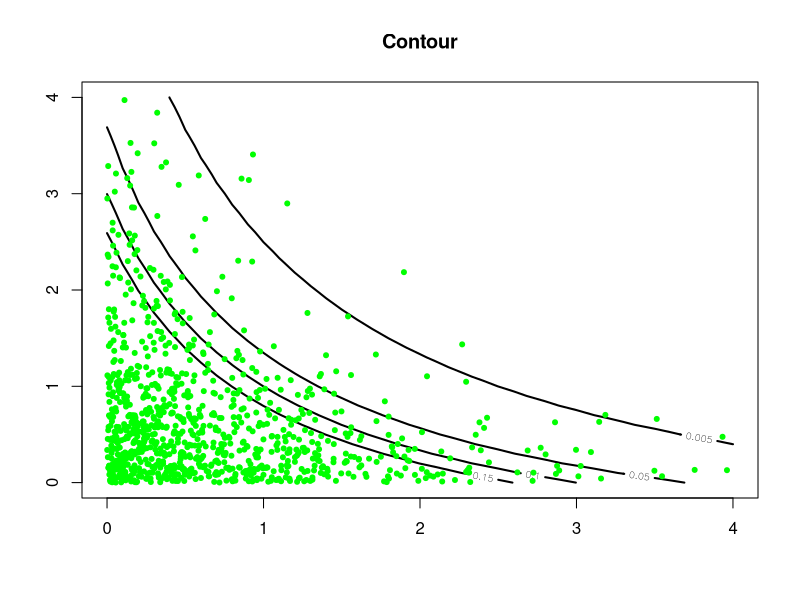

The R script that drew this image:
rm(list=ls())
graphics.off()

library(mnormt)
set.seed(1)
#f(x1,x2)=2exp(-x1*x2-x1-x2), x1>0, x2>0
#f(x1)=2/((x1+1)(exp(x1)))
#f(x2)=2/((x2+1)(exp(x2)))
#f(x1,x2)/f(x1) = exp(-x1*x2-x2)(x1+1) lambda = x1+1 
#f(x1,x2)/f(x2) = exp(-x1*x2-x1)(x2+1) lambda = x2+1
#E(x)=integral 0 to inf xf(x) dx = 2+2e*Ei(-1) = 0.8073052753536 = E(x1) = E(x2)
#V(x)=integral 0 to inf ((x-E(x))^2)*f(x) dx   = 0.66654 = V(x1) = V(x2)
#E = 0.8073052753536
#V = 0.66654
while(1){
x1=seq(0,4,0.1)
x2=seq(0,4,0.1)
n=length(x1)
z=matrix(0,n,n)
for (i in 1:n){
  z[i,]=2*exp(-x1[i]*x2-x1[i]-x2)
}
contour(x1,x2,z,levels=c(0.005,0.05,0.1,0.15),lwd=2,main="Contour")
Nsim=10^3
x1=numeric(Nsim)
x2=numeric(Nsim)
x1[1]=10^(-1)
x2[1]=10^(-1)
for (i in 2:Nsim){
  x1[i]=rexp(1,x2[i-1]+1)
  x2[i]=rexp(1,x1[i]+1)
}
# for (i in 1:Nsim){
#   segments(x1[i],x2[i],x1[i+1],x2[i],lwd=2,col="blue")
#   segments(x1[i+1],x2[i],x1[i+1],x2[i+1],lwd=2,col="blue")
# }

points(x1,x2,pch=20,col="green")
break
}